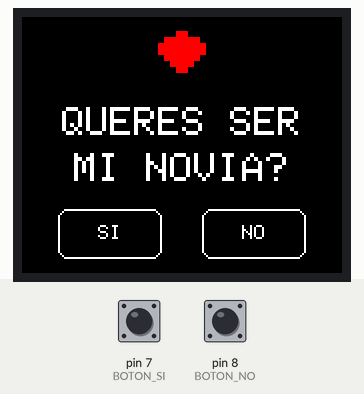
Recording of a sketch running on a simulated Arduino Uno, built with avr-gcc and run on an emulated ATmega328P. Shown: 160×128 colour display. The inputs (shaded band) are chosen by the test bench; at power-on: pin 7 (BOTON_SI) HIGH, pin 8 (BOTON_NO) HIGH. The local clock reads 2024-03-15 10:24:30 at power-on unless the sketch sets it; EEPROM starts erased; what the sketch prints to the serial monitor is not drawn.

Above: at 1.3 s.
1.4 s: pin 7 (BOTON_SI) pulled LOW for 0.15 s
At 1.64 s:
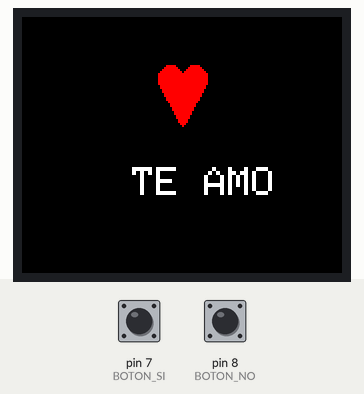
3.8 s: pin 8 (BOTON_NO) pulled LOW for 3.2 s
At 7.8 s:
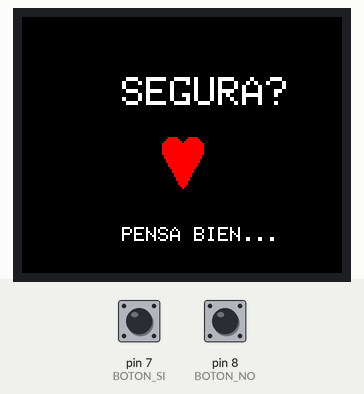
10.0 s: pin 8 (BOTON_NO) pulled LOW for 0.15 s
13.1 s: pin 8 (BOTON_NO) pulled LOW for 1 s
17.1 s: pin 7 (BOTON_SI) pulled LOW for 1 s
At 17.6 s:
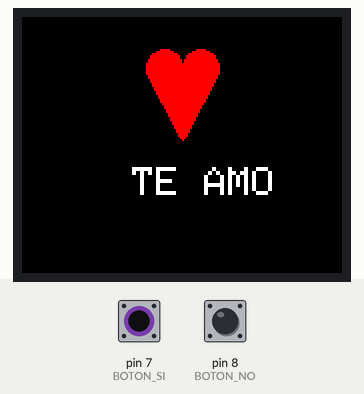
Timing chart, 0 to 20.1 s (numbered marks = the images above; inputs shaded):
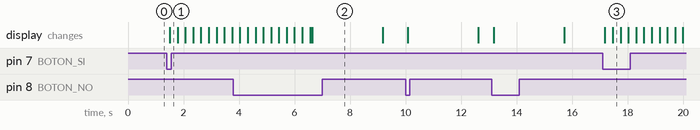

Measured:
- after the input at 1.4 s, the display: changes after 0.10 s (image 1)
- after the input at 3.8 s, the display: first differs from a run without the input after 2.8 s (image 2)
- after the input at 17.1 s, the display: first changes after 0.08 s (image 3 shows a later state)

The sketch:

Propuesta.ino
```cpp
#include <Adafruit_GFX.h>
#include <Adafruit_ST7735.h>
#include <SPI.h>
#include <EEPROM.h>
#include <ThreeWire.h>
#include <RtcDS1302.h>

// =====================================================
// ST7735
// =====================================================

#define TFT_CS   10
#define TFT_DC   9
#define TFT_RST  6

Adafruit_ST7735 tft = Adafruit_ST7735(TFT_CS, TFT_DC, TFT_RST);

// =====================================================
// BOTONES
// =====================================================

#define BOTON_SI 7
#define BOTON_NO 8

// =====================================================
// DS1302
// =====================================================

#define RTC_DAT 3
#define RTC_CLK 2
#define RTC_RST 4

ThreeWire myWire(RTC_DAT, RTC_CLK, RTC_RST);
RtcDS1302<ThreeWire> rtc(myWire);

// =====================================================
// EEPROM
// =====================================================

#define EEPROM_MAGIC 0x4C415449UL
#define EEPROM_DIR 0

struct FechaInicio {
  uint32_t magic;
  uint16_t year;
  uint8_t month;
  uint8_t day;
};

FechaInicio fechaInicio;

// =====================================================
// COLORES
// =====================================================

#define NEGRO   ST77XX_BLACK
#define BLANCO  ST77XX_WHITE
#define ROJO    ST77XX_RED

// =====================================================
// CORAZÓN PIXEL ART
// =====================================================

const uint8_t corazonPequeno[] PROGMEM = {
  0b00011000,
  0b01111110,
  0b11111111,
  0b11111111,
  0b01111110,
  0b00111100,
  0b00011000
};

// =====================================================
// DIBUJAR CORAZÓN PIXEL
// =====================================================

void dibujarCorazonPixel(
  int x,
  int y,
  const uint8_t *bitmap,
  int ancho,
  int alto,
  int escala
) {

  for (int fila = 0; fila < alto; fila++) {

    uint8_t datos = pgm_read_byte(&bitmap[fila]);

    for (int columna = 0; columna < ancho; columna++) {

      int bit = ancho - 1 - columna;

      if (datos & (1 << bit)) {

        tft.fillRect(
          x + columna * escala,
          y + fila * escala,
          escala,
          escala,
          ROJO
        );
      }
    }
  }
}

// =====================================================
// CORAZÓN GEOMÉTRICO
// Usado en celebración y pantalla NO
// =====================================================

void dibujarCorazon(int x, int y, int tamano) {

  tft.fillCircle(
    x - tamano / 2,
    y,
    tamano / 2,
    ROJO
  );

  tft.fillCircle(
    x + tamano / 2,
    y,
    tamano / 2,
    ROJO
  );

  tft.fillTriangle(
    x - tamano,
    y + 2,
    x + tamano,
    y + 2,
    x,
    y + tamano * 2,
    ROJO
  );
}

// =====================================================
// PANTALLA DE PREGUNTA
// =====================================================

void mostrarPregunta() {

  tft.fillScreen(NEGRO);

  // -------------------------
  // Corazón
  // -------------------------

  dibujarCorazonPixel(
    68,
    7,
    corazonPequeno,
    8,
    7,
    3
  );

  // -------------------------
  // Pregunta
  // -------------------------

  tft.setTextColor(BLANCO);
  tft.setTextSize(2);

  const char* linea1 = "QUERES SER";
  const char* linea2 = "MI NOVIA?";

  int16_t x1, y1;
  uint16_t w1, h1;
  uint16_t w2, h2;

  tft.getTextBounds(
    linea1,
    0,
    0,
    &x1,
    &y1,
    &w1,
    &h1
  );

  tft.getTextBounds(
    linea2,
    0,
    0,
    &x1,
    &y1,
    &w2,
    &h2
  );

  // Centrado automático

  int xLinea1 = (160 - w1) / 2;
  int xLinea2 = (160 - w2) / 2;

  tft.setCursor(xLinea1, 45);
  tft.print(linea1);

  tft.setCursor(xLinea2, 68);
  tft.print(linea2);

  // -------------------------
  // Botón SI
  // -------------------------

  int siX = 18;
  int siY = 96;

  int botonW = 52;
  int botonH = 25;

  tft.drawRoundRect(
    siX,
    siY,
    botonW,
    botonH,
    5,
    BLANCO
  );

  tft.setTextSize(1);

  tft.getTextBounds(
    "SI",
    0,
    0,
    &x1,
    &y1,
    &w1,
    &h1
  );

  tft.setCursor(
    siX + (botonW - w1) / 2,
    siY + (botonH - h1) / 2
  );

  tft.print("SI");

  // -------------------------
  // Botón NO
  // -------------------------

  int noX = 90;
  int noY = 96;

  tft.drawRoundRect(
    noX,
    noY,
    botonW,
    botonH,
    5,
    BLANCO
  );

  tft.getTextBounds(
    "NO",
    0,
    0,
    &x1,
    &y1,
    &w1,
    &h1
  );

  tft.setCursor(
    noX + (botonW - w1) / 2,
    noY + (botonH - h1) / 2
  );

  tft.print("NO");
}

// =====================================================
// CELEBRACIÓN
// =====================================================

void celebrar() {

  unsigned long inicio = millis();

  while (millis() - inicio < 5000) {

    // -------------------------
    // Corazón pequeño
    // -------------------------

    tft.fillScreen(NEGRO);

    dibujarCorazon(80, 30, 12);

    tft.setTextColor(BLANCO);
    tft.setTextSize(2);

    tft.setCursor(55, 75);
    tft.print("TE AMO");

    delay(250);

    // -------------------------
    // Corazón grande
    // -------------------------

    tft.fillScreen(NEGRO);

    dibujarCorazon(80, 25, 18);

    tft.setTextColor(BLANCO);
    tft.setTextSize(2);

    tft.setCursor(55, 75);
    tft.print("TE AMO");

    delay(250);
  }
}

// =====================================================
// RESPUESTA NO
// =====================================================

void respuestaNo() {

  tft.fillScreen(NEGRO);

  tft.setTextColor(BLANCO);
  tft.setTextSize(2);

  tft.setCursor(50, 30);
  tft.print("SEGURA?");

  dibujarCorazon(80, 65, 10);

  tft.setTextColor(BLANCO);
  tft.setTextSize(1);

  tft.setCursor(50, 105);
  tft.print("PENSA BIEN...");

  delay(2500);

  mostrarPregunta();
}

// =====================================================
// CALCULAR DÍAS
// =====================================================

long diasDesdeCivil(int year, int month, int day) {

  year -= month <= 2;

  long era =
    (year >= 0 ? year : year - 399) / 400;

  unsigned long yoe =
    (unsigned long)(year - era * 400);

  unsigned long doy =
    (153 * (month + (month > 2 ? -3 : 9)) + 2) / 5
    + day - 1;

  unsigned long doe =
    yoe * 365
    + yoe / 4
    - yoe / 100
    + doy;

  return era * 146097L + (long)doe;
}

long calcularDias(RtcDateTime ahora) {

  long diasActual =
    diasDesdeCivil(
      ahora.Year(),
      ahora.Month(),
      ahora.Day()
    );

  long diasInicio =
    diasDesdeCivil(
      fechaInicio.year,
      fechaInicio.month,
      fechaInicio.day
    );

  return diasActual - diasInicio;
}

// =====================================================
// GUARDAR FECHA DE INICIO
// =====================================================

void guardarFechaInicio(RtcDateTime fecha) {

  fechaInicio.magic = EEPROM_MAGIC;
  fechaInicio.year = fecha.Year();
  fechaInicio.month = fecha.Month();
  fechaInicio.day = fecha.Day();

  EEPROM.put(EEPROM_DIR, fechaInicio);
}

// =====================================================
// COMPROBAR FECHA GUARDADA
// =====================================================

bool existeFechaInicio() {

  EEPROM.get(EEPROM_DIR, fechaInicio);

  return fechaInicio.magic == EEPROM_MAGIC;
}

// =====================================================
// CONTADOR
// =====================================================

void mostrarContador() {

  RtcDateTime ahora = rtc.GetDateTime();

  long dias = calcularDias(ahora);

  tft.fillScreen(NEGRO);

  // -------------------------
  // Corazón
  // -------------------------

  dibujarCorazon(80, 8, 6);

  // -------------------------
  // LLEVAMOS
  // -------------------------

  tft.setTextColor(BLANCO);
  tft.setTextSize(2);

  tft.setCursor(43, 25);
  tft.print("LLEVAMOS");

  // -------------------------
  // Días
  // -------------------------

  tft.setTextSize(3);

  if (dias < 10) {

    tft.setCursor(71, 48);

  } else if (dias < 100) {

    tft.setCursor(62, 48);

  } else {

    tft.setCursor(53, 48);
  }

  tft.print(dias);

  // -------------------------
  // DIAS
  // -------------------------

  tft.setTextSize(1);

  tft.setCursor(72, 78);
  tft.print("DIAS");

  // -------------------------
  // DESDE
  // -------------------------

  tft.setCursor(48, 95);
  tft.print("DESDE:");

  tft.setCursor(51, 108);

  if (fechaInicio.day < 10) {
    tft.print("0");
  }

  tft.print(fechaInicio.day);
  tft.print("/");

  if (fechaInicio.month < 10) {
    tft.print("0");
  }

  tft.print(fechaInicio.month);
  tft.print("/");

  tft.print(fechaInicio.year);
}

// =====================================================
// SETUP
// =====================================================

void setup() {

  Serial.begin(9600);

  // Botones

  pinMode(BOTON_SI, INPUT_PULLUP);
  pinMode(BOTON_NO, INPUT_PULLUP);

  // TFT horizontal

  tft.initR(INITR_BLACKTAB);
  tft.setRotation(1);

  // RTC

  rtc.Begin();

  // -------------------------
  // Comprobar EEPROM
  // -------------------------

  if (existeFechaInicio()) {

    Serial.println("Fecha de inicio encontrada.");

    mostrarContador();

  } else {

    Serial.println("No existe fecha de inicio.");

    mostrarPregunta();
  }
}

// =====================================================
// LOOP
// =====================================================

void loop() {

  // ===================================================
  // BOTÓN SI
  // ===================================================

  if (digitalRead(BOTON_SI) == LOW) {

    delay(50);

    if (digitalRead(BOTON_SI) == LOW) {

      Serial.println("SI presionado");

      RtcDateTime ahora = rtc.GetDateTime();

      guardarFechaInicio(ahora);

      Serial.print("Fecha guardada: ");
      Serial.print(ahora.Day());
      Serial.print("/");
      Serial.print(ahora.Month());
      Serial.print("/");
      Serial.println(ahora.Year());

      celebrar();

      mostrarContador();

      // Esperar a que se suelte el botón

      while (digitalRead(BOTON_SI) == LOW) {
        delay(10);
      }
    }
  }

  // ===================================================
  // BOTÓN NO
  // ===================================================

  if (digitalRead(BOTON_NO) == LOW) {

    delay(50);

    if (digitalRead(BOTON_NO) == LOW) {

      Serial.println("NO presionado");

      respuestaNo();

      // Esperar a que se suelte el botón

      while (digitalRead(BOTON_NO) == LOW) {
        delay(10);
      }
    }
  }

  // ===================================================
  // ACTUALIZAR CONTADOR
  // Cada minuto
  // ===================================================

  if (fechaInicio.magic == EEPROM_MAGIC) {

    static unsigned long ultimaActualizacion = 0;

    if (millis() - ultimaActualizacion >= 60000) {

      ultimaActualizacion = millis();

      mostrarContador();
    }
  }
}
```
